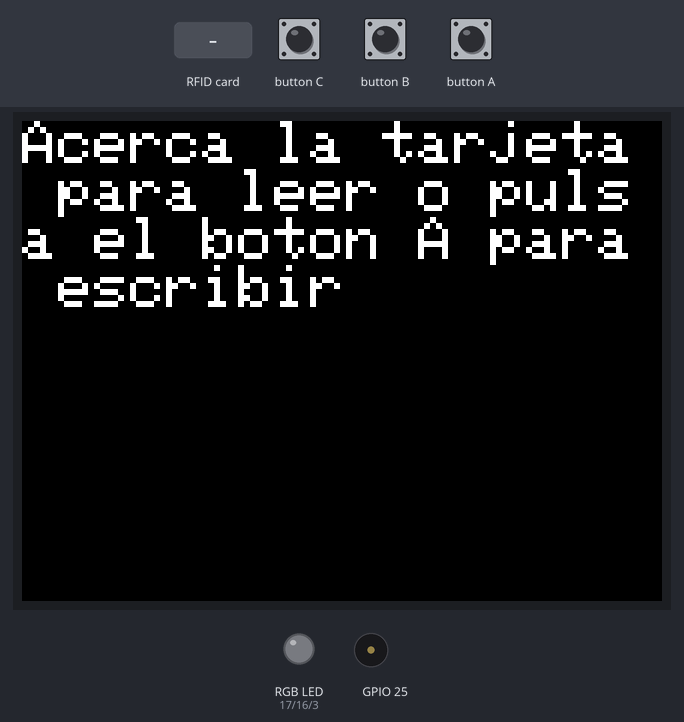
The sketch below on a simulated ESP32. Shown: 320×240 colour display, an RGB LED mixed from three pins (HIGH = lit), buzzer (waves = sounding). The inputs (shaded band) are chosen by the test bench. What the sketch prints to the serial monitor is not drawn.

Above: at 1.8 s.
1.9 s: RFID card 5E 7A 19 C4 held to the reader
At 2.8 s:
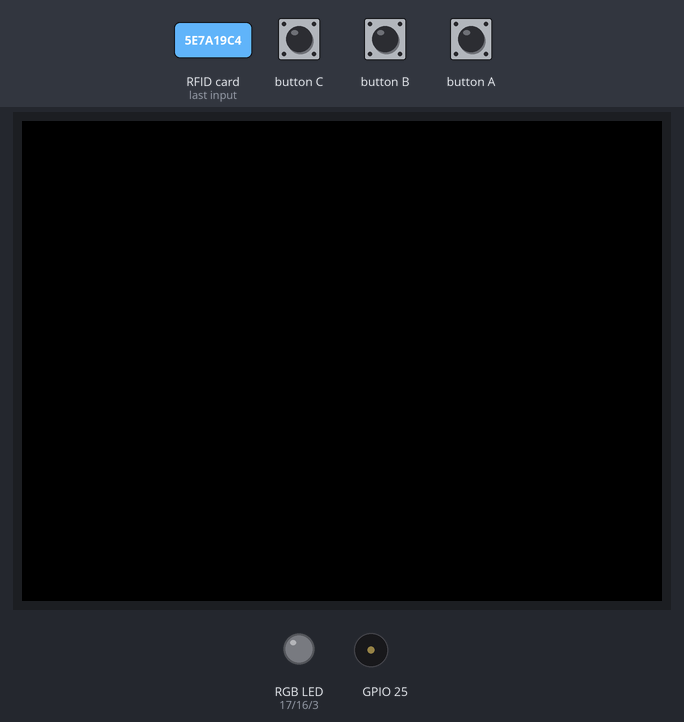
4.6 s: button C pressed for 0.15 s
At 6.4 s:
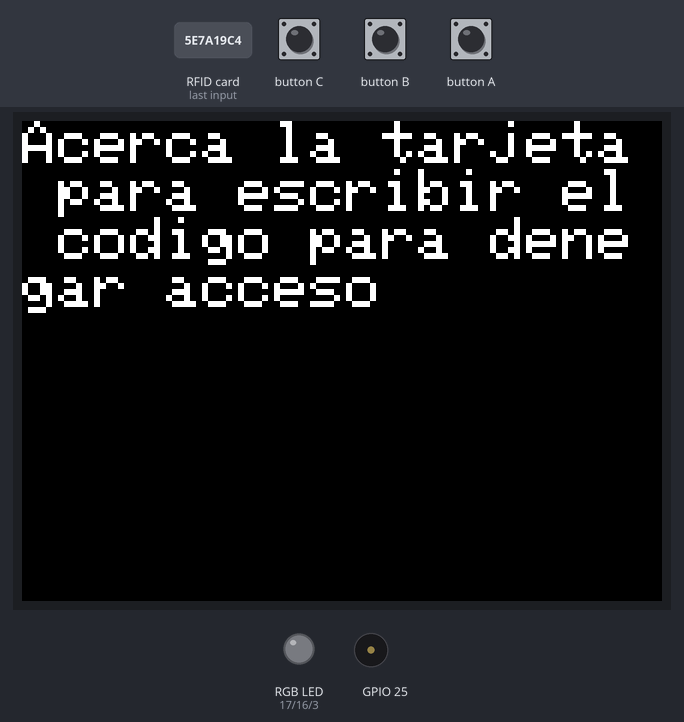
6.7 s: button A pressed for 0.15 s
At 7.6 s:
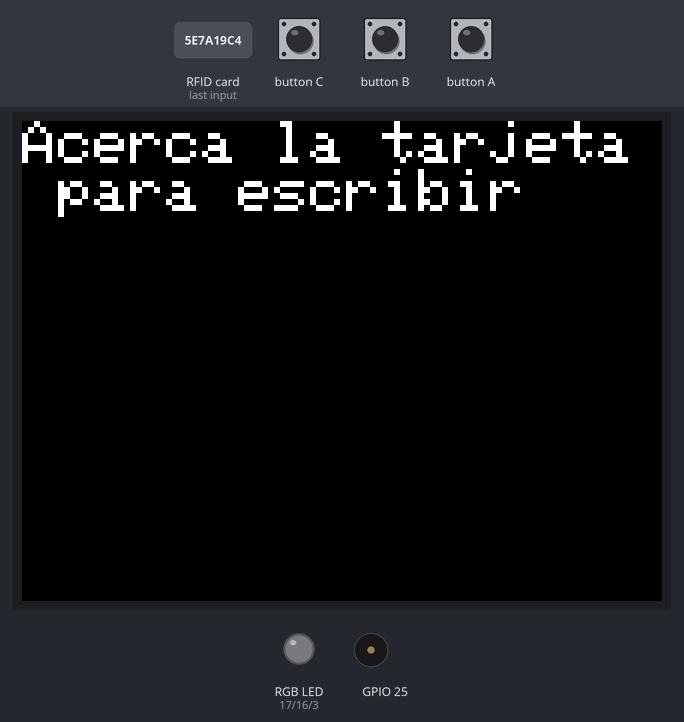
8.7 s: RFID card 5E 7A 19 C4 held to the reader
At 10.0 s:
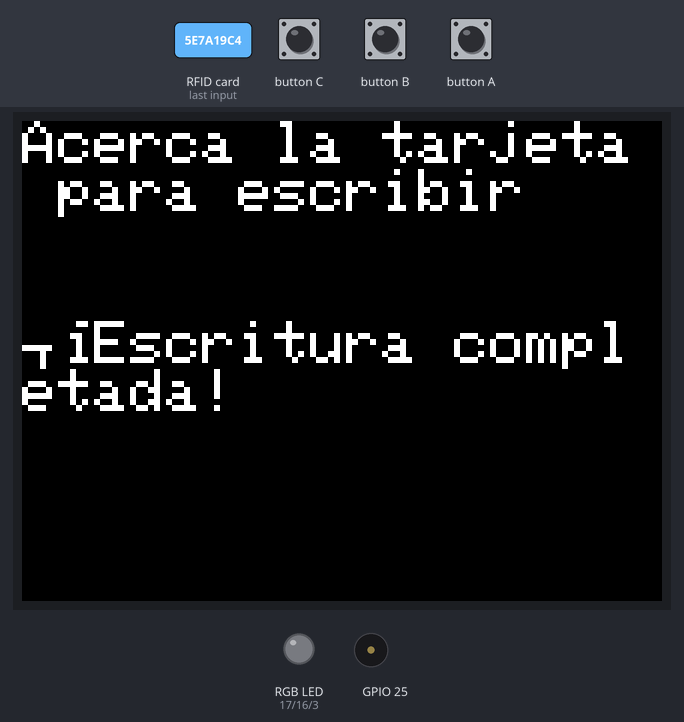
11.7 s: button A pressed for 1 s
At 13.7 s:
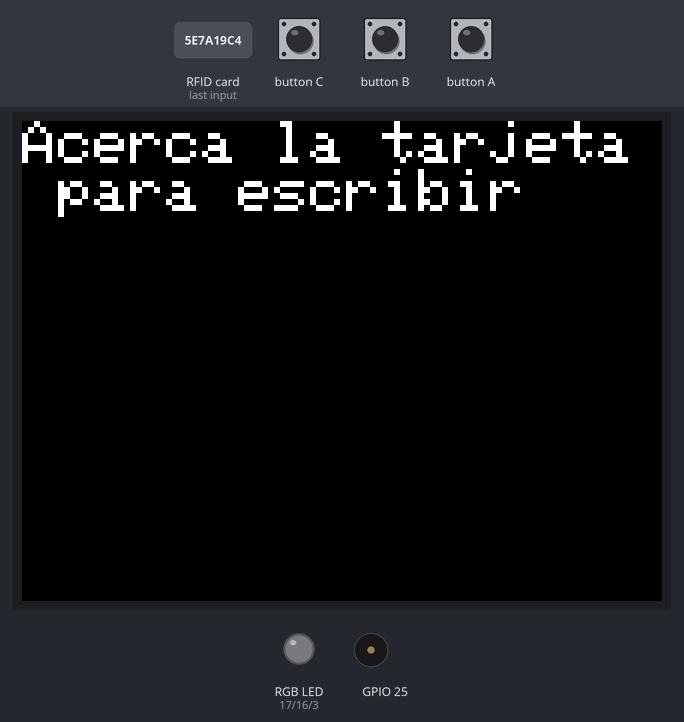
14.2 s: RFID card 5E 7A 19 C4 held to the reader
At 15.7 s:
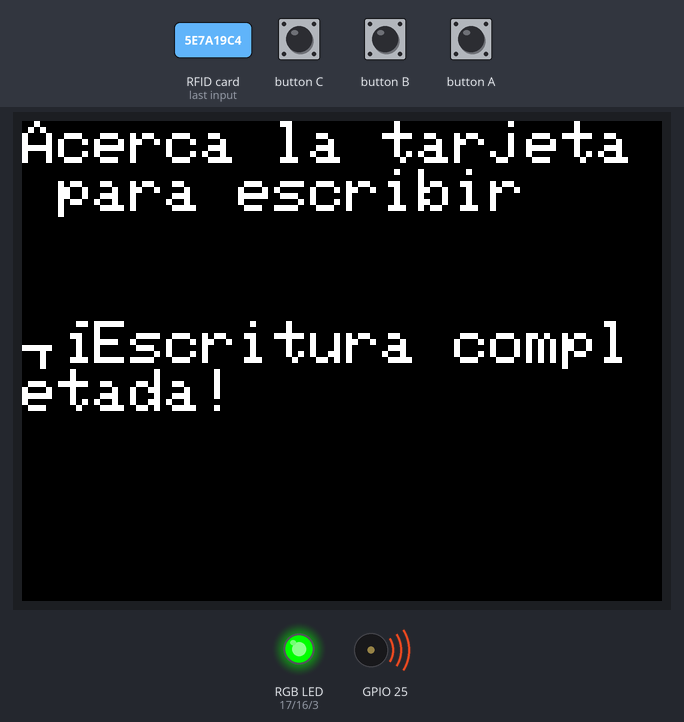
Timing chart, 0 to 17.3 s (numbered marks = the images above; inputs shaded):
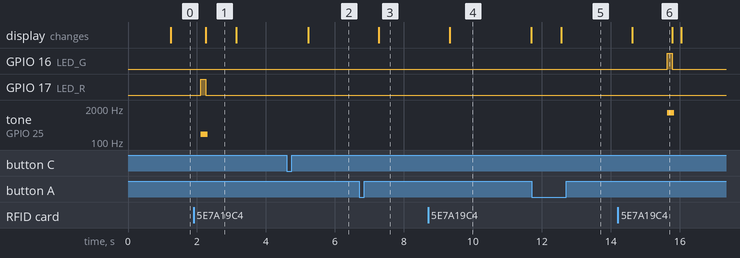

Measured:
- after the input at 1.9 s, GPIO 17 (LED_R): LOW → HIGH after 0.21 s, → LOW 0.14 s later; tone on GPIO 25: silent → 200 Hz after 0.21 s, → silent 0.20 s later; the display: changes after 0.35 s (image 1)
- after the input at 4.6 s, the display: changes after 0.62 s (image 2)
- after the input at 6.7 s, the display: changes after 0.57 s (image 3)
- after the input at 8.7 s, the display: changes after 0.63 s (image 4)
- after the input at 11.7 s, the display: changes after 0.86 s (image 5)
- after the input at 14.2 s, GPIO 16 (LED_G): LOW → HIGH after 1.4 s, → LOW 0.14 s later; tone on GPIO 25: silent → 1300 Hz after 1.4 s, → silent 0.20 s later; the display: changes after 0.42 s (image 6)
- what the display in image 1 shows lasts 0.9 s, from 2.2 s to 3.1 s

The sketch:

practicaRFID.ino
```cpp
//instalar libreria de: https://github.com/miguelbalboa/rfid

/*
······GPIO MAP······

RC522 - M5STACK

SDA - 21(SDA)
SCK - 18(SCK)
MOSI - 23(MO)
GND - G
MISO - 19(MI)
3.3V - 3V3

LED RGB - M5STACK
R - 17
G - 16
B - 3
*/


#include <SPI.h>
#include <MFRC522.h>
#include <M5Stack.h>

#define SDA_PIN 21
#define RST_PIN 2
#define LED_R 17
#define LED_G 16
#define LED_B 3

unsigned char data[12] = {'H', 'y', 'p', 'n', 'o', 's', 'A', 'c', 't', 'i', 'v', 'o'};
unsigned char badData[12] = {'A', 'c', 'c', 'e', 's', 's', 'D', 'e', 'n', 'i', 'e', 'd'};

unsigned char *writeData = data;
unsigned char *writeDeniedData = badData;
unsigned char *str;
unsigned long lastTime = 0;  // Variable para almacenar el tiempo de la última ejecución
bool previousWriteToCardState = true;  // Variable para almacenar el estado anterior de writeToCard para controlar cuando sale el mensaje en pantalla del M5Stack.
bool previousWriteToCardStateBAD = true;
bool writeToCard = false; //Variable para señalar si se va a escribir en la tag
bool writeBadDataToCard = false;

MFRC522 mfrc522(SDA_PIN, RST_PIN);

MFRC522::MIFARE_Key key;

//------------------------------------------------------------------
/*
                          setLEDColor()
*/
//------------------------------------------------------------------
void setLEDColor(int red, int green, int blue) {
  analogWrite(LED_R, red);
  analogWrite(LED_G, green);
  analogWrite(LED_B, blue);
}

//------------------------------------------------------------------
/*
                          printArray()
*/
//------------------------------------------------------------------
void printArray(byte *buffer, byte bufferSize) { //para imprimir lo que leemos y escribimos
  for (byte i = 0; i < bufferSize; i++) {
    Serial.print((char)buffer[i]);
  }
}

//------------------------------------------------------------------
/*
                        authenticateCard()
*/
//------------------------------------------------------------------
void authenticateCard() {
  MFRC522::StatusCode status;
  byte trailerBlock = 7;

  status = (MFRC522::StatusCode)mfrc522.PCD_Authenticate(MFRC522::PICC_CMD_MF_AUTH_KEY_A, trailerBlock, &key, &(mfrc522.uid));

  if (status != MFRC522::STATUS_OK) {

    Serial.print(F("PCD_Authenticate() failed: "));
    Serial.println(mfrc522.GetStatusCodeName(status));

    return;
  }
  else{
    Serial.println();
    Serial.println("Autenticación completada.");
  }
}

//------------------------------------------------------------------
/*
                        writeDataToCard()
*/
//------------------------------------------------------------------
void writeDataToCard(byte blockAddr) {
  Serial.print(F("Escribir datos en sector "));
  Serial.print(blockAddr);
  Serial.println(F(" ..."));


  printArray((byte *)data, 12);
  Serial.println();
  MFRC522::StatusCode status = (MFRC522::StatusCode)mfrc522.MIFARE_Write(blockAddr, (byte *)data, 16);

  if (status != MFRC522::STATUS_OK) {
    Serial.print(F("MIFARE_Write() failed: "));
    Serial.println(mfrc522.GetStatusCodeName(status));
  }else{
    M5.Lcd.setCursor(0,100);
    M5.Lcd.println("¡Escritura completada!");
    delay(1000);
  }

}

//------------------------------------------------------------------
/*
                        writeDeniedDataToCard()
*/
//------------------------------------------------------------------
void writeDeniedDataToCard(byte blockAddr) {
  Serial.print(F("Escribir datos para no permitir acceso en sector "));
  Serial.print(blockAddr);
  Serial.println(F(" ..."));


  printArray((byte *)badData, 12);
  Serial.println();
  MFRC522::StatusCode status = (MFRC522::StatusCode)mfrc522.MIFARE_Write(blockAddr, (byte *)badData, 16);

  if (status != MFRC522::STATUS_OK) {
    Serial.print(F("MIFARE_Write() failed: "));
    Serial.println(mfrc522.GetStatusCodeName(status));
  }else{
    M5.Lcd.setCursor(0,100);
    M5.Lcd.println("¡Escritura completada!");
    delay(1000);
  }

}

//------------------------------------------------------------------
/*
                        readDataFromCard()
*/
//------------------------------------------------------------------
void readDataFromCard(byte blockAddr) {
  byte buffer[18];
  byte size = sizeof(buffer);

  Serial.print(F("Leer datos del sector "));
  Serial.print(blockAddr);
  Serial.println(F(" ..."));

  MFRC522::StatusCode status = (MFRC522::StatusCode)mfrc522.MIFARE_Read(blockAddr, buffer, &size);
  if (status != MFRC522::STATUS_OK) {
    Serial.print(F("MIFARE_Read() failed: "));
    Serial.println(mfrc522.GetStatusCodeName(status));
  }

  Serial.print(F("Data in block "));
  Serial.print(blockAddr);
  Serial.println(F(":"));
  printArray(buffer, 12);

  verifyCode(buffer, 12);
}

//------------------------------------------------------------------
/*
                        verifyCode()
*/
//------------------------------------------------------------------
void verifyCode(byte *data, byte dataSize) {

  // Convertir los datos leídos a una cadena
  char buffer[dataSize + 1];
  memcpy(buffer, data, dataSize);
  buffer[dataSize] = '\0'; // Agregar el carácter nulo al final para formar una cadena de caracteres

  if (strcmp(buffer, "HypnosActivo") == 0) {
    setLEDColor(0, 255, 0);  // Verde
    previousWriteToCardState = true;
    M5.Speaker.tone(1300, 200); // Frecuencia y duración del tono
    delay(140);
  } else {
    setLEDColor(255, 0, 0);  // Rojo
    previousWriteToCardState = true;
    M5.Speaker.tone(200, 200); // Frecuencia y duración del tono
    delay(140);
  }
  setLEDColor(0, 0, 0);  // Apagar el LED después de 2 segundos
  M5.Lcd.fillScreen(TFT_BLACK);
/*

        CODIGO SIMULANDO LED CON M5STACK (PARA PROBAR CÓDIGO SIN LEDS)


  // Comparar con "HypnosActivo"
  if (strcmp(buffer, "HypnosActivo") == 0) {

    // Mostrar círculo verde en la pantalla del M5Stack durante 2 segundos
    M5.Lcd.fillScreen(TFT_BLACK);
    M5.Lcd.fillCircle(160, 120, 50, TFT_GREEN);

    previousWriteToCardState = true; //para que vuelva a salir el mensaje de "Acerca la tarjeta para leer"

    delay(2000);
    M5.Lcd.fillScreen(TFT_BLACK);

  } else {
    // Mostrar círculo rojo en la pantalla del M5Stack durante 2 segundos
    M5.Lcd.fillScreen(TFT_BLACK);
    M5.Lcd.fillCircle(160, 120, 50, TFT_RED);

    previousWriteToCardState = true;

    delay(2000);
    M5.Lcd.fillScreen(TFT_BLACK);
  }
  */
}

//------------------------------------------------------------------
/*
                      ****** SETUP() ******
*/
//------------------------------------------------------------------
void setup() {
  M5.begin();
  Serial.begin(9600);
  SPI.begin();
  mfrc522.PCD_Init();

  for (byte i = 0; i < 6; i++) {
    key.keyByte[i] = 0xFF;
  }

  M5.Lcd.setTextSize(3);
  M5.Lcd.setCursor(0, 0);

  pinMode(LED_R, OUTPUT);
  pinMode(LED_G, OUTPUT);
  pinMode(LED_B, OUTPUT);
}

//------------------------------------------------------------------
/*
                      ****** LOOP() ******
*/
//------------------------------------------------------------------
void loop() {
  M5.update(); // Actualizar el estado del botón

  delay(50);

  if (M5.BtnA.wasPressed()) {
    writeToCard = true; // Indicar que se debe escribir en la tarjeta
    Serial.println();
    Serial.println("Se ha pulsado el boton para escribir");
    Serial.println();
  }

  if(M5.BtnC.wasPressed()){
    writeBadDataToCard = true;
    Serial.println();
    Serial.println("Se ha pulsado el boton para escribir datos para denegar acceso");
    Serial.println();
  }

  unsigned long currentTime = millis();

  // Realizar acciones solo si ha pasado al menos 1 segundo desde la última ejecución
  if (currentTime - lastTime >= 1000) {
    lastTime = currentTime;  // Actualizar el tiempo de la última ejecución


    // Verificar si el estado de writeToCard ha cambiado
    if (writeToCard != previousWriteToCardState) {
      previousWriteToCardState = writeToCard;  // Actualizar el estado anterior
      if (writeToCard) {

        M5.Lcd.fillScreen(TFT_BLACK);
        M5.Lcd.setCursor(0, 0);
        M5.Lcd.print("Acerca la tarjeta para escribir");

      } else {

        M5.Lcd.fillScreen(TFT_BLACK);
        M5.Lcd.setCursor(0, 0);
        M5.Lcd.print("Acerca la tarjeta para leer o pulsa el boton A para escribir");
      }
    }


    // Verificar si el estado de writeBadDataToCard ha cambiado
    if (writeBadDataToCard != previousWriteToCardStateBAD) {
      previousWriteToCardStateBAD = writeBadDataToCard;  // Actualizar el estado anterior
      if (writeBadDataToCard) {

        M5.Lcd.fillScreen(TFT_BLACK);
        M5.Lcd.setCursor(0, 0);
        M5.Lcd.print("Acerca la tarjeta para escribir el codigo para denegar acceso");

      } else {

        M5.Lcd.fillScreen(TFT_BLACK);
        M5.Lcd.setCursor(0, 0);
        M5.Lcd.print("Acerca la tarjeta para leer o pulsa el boton A para escribir");
      }
    }


    if (!mfrc522.PICC_IsNewCardPresent())
      return;

    if (!mfrc522.PICC_ReadCardSerial())
      return;

    Serial.println();
    Serial.println("¡Tarjeta detectada! Autenticando...");

    authenticateCard();

    byte blockAddr = 4;

    if (writeToCard) {
      Serial.println();
      Serial.println("Se ha llamado a escribir");
      writeDataToCard(blockAddr);
      writeToCard = false; // Restablecer la variable después de escribir
    }
    if(writeBadDataToCard){
      Serial.println();
      Serial.println("Se ha llamado a escribir datos de acceso denegado");
      writeDeniedDataToCard(blockAddr);
      writeBadDataToCard = false; // Restablecer la variable después de escribir
    }

    else {
      Serial.println();
      Serial.println("Se ha llamado a leer");
      readDataFromCard(blockAddr);
    }

    // Halt PICC
    mfrc522.PICC_HaltA();
    // Stop encryption on PCD
    mfrc522.PCD_StopCrypto1();
  }
}
```
